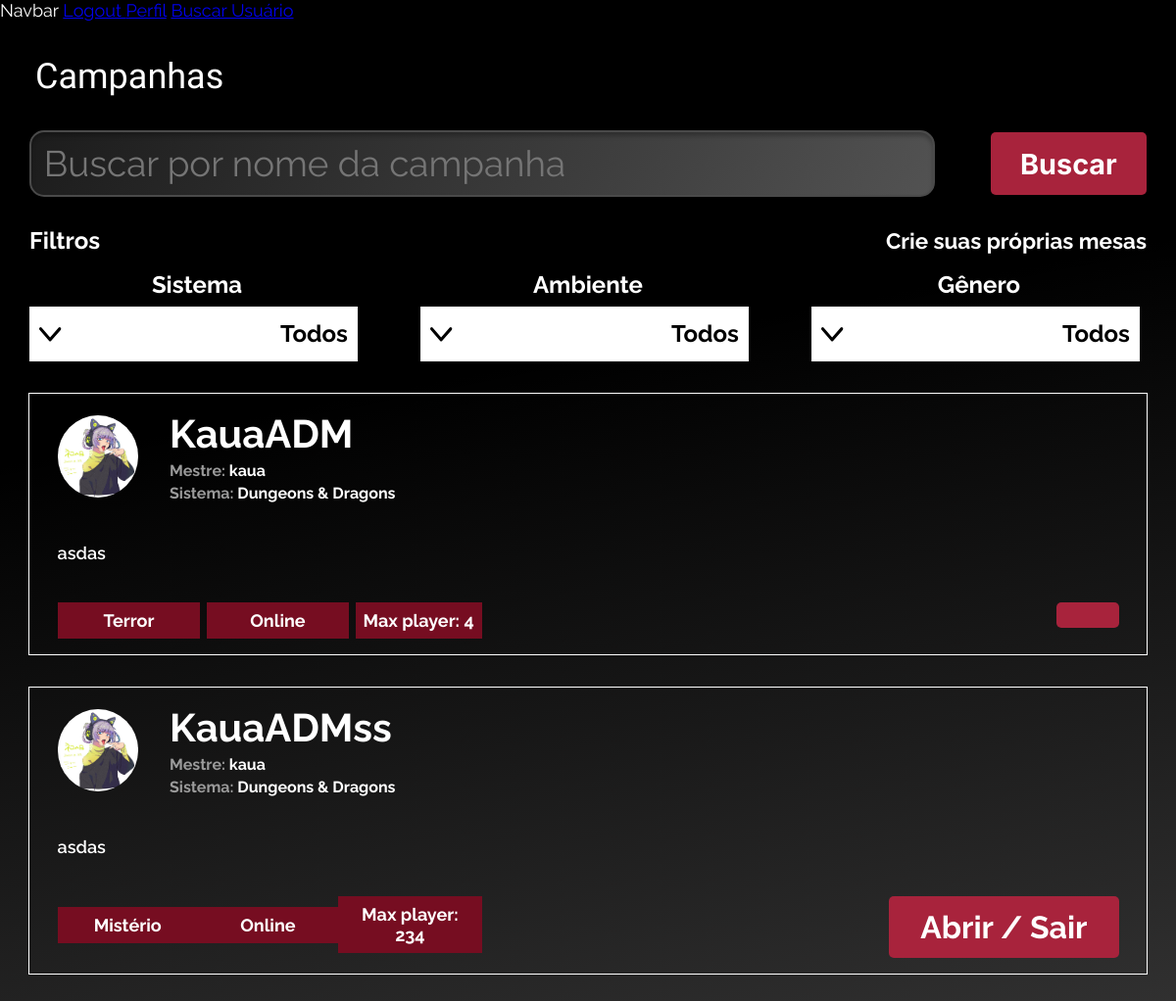
The app's page /buscarMesa/ (signed in), older data.
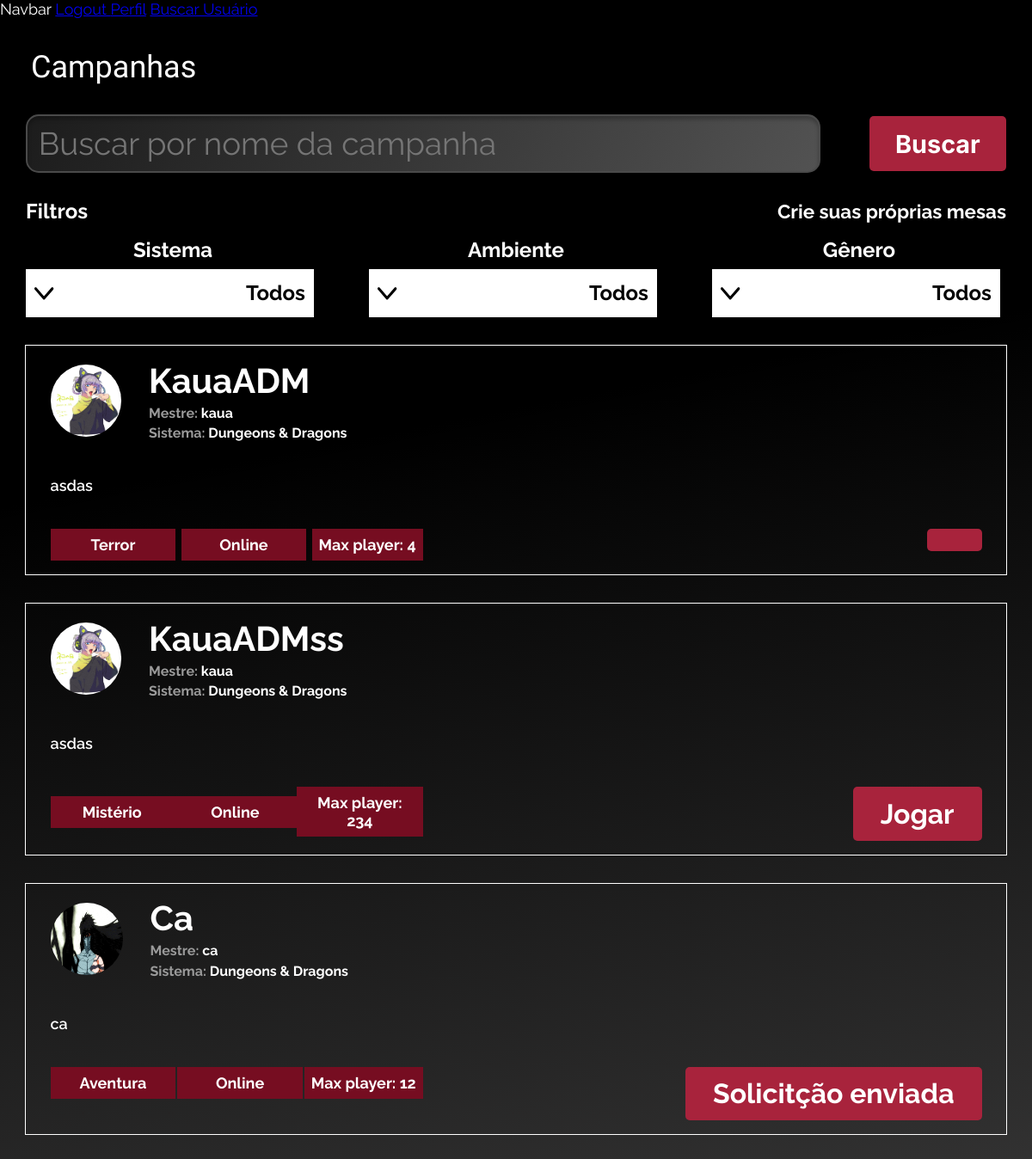
The same page, newer data.
### home/models.py (models this page shows, shortened)
class Campanha(models.Model):
    nomeMestre = models.ForeignKey(Perfil, on_delete=models.CASCADE)
    SISTEMAS_RPG_CHOICES = (
        ('Dungeons & Dragons', 'Dungeons & Dragons'),
        ('Ordem Paranormal', 'Ordem Paranormal'),
        ('Tormenta20', 'Tormenta20'),
        ('Call of Cthulu', 'Call of Cthulu'),
        ('Outro', 'Outro')
    )
    AMBIENTES_RPG_CHOICES = (
        ('Online', 'Online'),
        ('Presencial', 'Presencial')
    )
    GENERO_RPG_CHOICES = (
        ('Aventura', 'Aventura'),
        ('Fantasia', 'Fantasia'),
        ('Histórico', 'Histórico'),
        ('Mistério', 'Mistério'),
        ('Suspense', 'Suspense'),
        ('Terror', 'Terror'),
    )
    nomeCampanha = models.CharField(max_length=52, null=True)
    sistemaCampanha = models.CharField(max_length=100, choices=SISTEMAS_RPG_CHOICES, null=True)
    descricaoCampanha = models.TextField(max_length=256, null=True)
    fotoCampanha = models.ImageField(upload_to='images/FotoCampanha/', null=True)
    ambienteCampanha = models.CharField(max_length=100, choices=AMBIENTES_RPG_CHOICES, null=True)
    numeroJogadores = models.IntegerField(null=True)
    diasSessao = models.CharField(max_length=52, null=True)
    generoRPG = models.CharField(max_length=100, choices=GENERO_RPG_CHOICES, null=True)

class Perfil(models.Model):
    nomePerfil = models.ForeignKey(User, on_delete=models.CASCADE)
    slug = models.SlugField(User, unique=True)
    SESSION_CHOICES = (
        ('Online', 'Online'),
        ('Presencial', 'Presencial'),
    )
    PLAYER_TYPE_CHOICES = (
        ('Mestre', 'Mestre'),
        ('Jogador', 'Jogador'),
        ('Ambos', 'Ambos'),
    )
    RPG_SYSTEM_CHOICES = (
        ('Dungeons & Dragons', 'Dungeons & Dragons'),
        ('Tormenta20', 'Tormenta20'),
        ('Ordem Paranormal', 'Ordem Paranormal'),
        ('Call of Cthulhu', 'Call of Cthulhu'),
        ('Outros', 'Outros'),
    )
    fotoConta = models.ImageField(upload_to='images/profilePictures')
    tipo_sessao = models.CharField(max_length=20, choices=SESSION_CHOICES, null=True)
    tipo_player = models.CharField(max_length=20, choices=PLAYER_TYPE_CHOICES, null=True)
    descricao = models.TextField(max_length=256, null=True)
    sistema_rpg = models.CharField(max_length=20, choices=RPG_SYSTEM_CHOICES, null=True)
    idade = models.IntegerField(null=True)

### chat/models.py (models this page shows, shortened)
class Grupo(models.Model):
    from home.models import Campanha
    uuid = models.UUIDField(default=uuid4, editable=False)
    membros = models.ManyToManyField(User)
    criador = models.ForeignKey(User, on_delete=models.CASCADE, null=True, related_name='grupos_criados')
    publico = models.BooleanField(default=False)
    campanha = models.ForeignKey(Campanha, on_delete=models.CASCADE, related_name='chats', null=True)
    uuid_pers = models.CharField(max_length=10, default= None, blank=True, null=True)

### home/views.py (the view)
# urls.py: path('buscarMesa/', views.buscarmesa, name='buscarmesa'),
@login_required
def buscarmesa(request):
    perfil = Perfil.objects.get(nomePerfil=request.user)
    sistema_busca = request.GET.get('q')
    sistema_filtro = request.GET.get('sistema')
    ambiente_filtro = request.GET.get('ambiente')
    genero_filtro = request.GET.get('genero')
    campanhas = Campanha.objects.all()
    if sistema_busca:
        campanhas = campanhas.filter(Q(nomeCampanha__icontains=sistema_busca))
    if sistema_filtro:
        campanhas = campanhas.filter(Q(sistemaCampanha__icontains=sistema_filtro))
    if ambiente_filtro:
        campanhas = campanhas.filter(Q(ambienteCampanha__icontains=ambiente_filtro))
    if genero_filtro:
        campanhas = campanhas.filter(Q(generoRPG__icontains=genero_filtro))
    campanhas_e_grupos = {}
    for campanha in campanhas:
        grupos = campanha.chats.all()
        for grupo in grupos:
            envioSolicitacao = '1' if bool(SolicitacaoEntrada.objects.filter(de_usuario = request.user.id, para_campanha = campanha.id, status='Pendente')) else '0'
            grupo.envioSolicitacao = envioSolicitacao
        campanhas_e_grupos[campanha] = grupos
    return render(request, 'principal/muralLogado.html', {'campanhas_e_grupos': campanhas_e_grupos, 'perfil': perfil})

### home/templates/principal/muralLogado.html (shortened to what this page needs)
{% extends "principal/base.html" %}
{% load static %}
{% block head%}
    <link rel="stylesheet" href="{% static "css/global-ia.css" %}" />
    <link rel="stylesheet" href="{% static "css/campanhas_mural.css" %}" />
    <link rel="stylesheet" href="{% static "css/responsivity.css" %}">
{% endblock %}
{% block conteudo %}
    <h1>Campanhas</h1>
    <form style="all: unset;" method="GET" class="search-form">
        <div class="searchbar">
        <div class="search-head flex">
            <input type="text" name="q" placeholder="Buscar por nome da campanha">
            <button type="submit">
            <p>Buscar</p>
            </button>
        </div>
        <div class="filters">
            <div style="justify-content: space-between;" class='flex'>
                <h4>Filtros</h4>
                {% if perfil.tipo_player == "Ambos" or perfil.tipo_player == "Mestre" %}
                <a style="all: unset; cursor: pointer; text-decoration: none; color: white; font-weight: bold; font-size: 1.4rem;" href="{% url 'criarCampanhas' %}">Crie suas próprias mesas</a>
                {% endif %}
            </div>
            <div class="filter-box flex">
            <div class="filter">
                <h3>Sistema</h3>
                <select name="sistema" id="sistema">
                    <option value="">Todos</option>
                </select>
            </div>
            <div class="filter">
                <h3>Ambiente</h3>
                <select name="ambiente" id="ambiente">
                    <option value="">Todos</option>
                </select>
            </div>
            <div class="filter">
                <h3>Gênero</h3>
                <select name="genero" id="genero">
                    <option value="">Todos</option>
                </select>
            </div>
            </div>
        </div>
        </div>
    </form>
    <div class="quests">
        {% for campanha, grupos in campanhas_e_grupos.items %}
            <div class="quest">
                <div class="quest-header flex">
                <img src="{{ campanha.fotoCampanha.url }}" alt="">
                <div class="quest-info">
                    <h3><a href="{% url 'detalhes_campanha' campanha.id %}">{{ campanha.nomeCampanha }}</a></h3>
                    <h4>Mestre: <a href="{% url 'exibir_perfil' perfil_slug=campanha.nomeMestre.slug %}">{{ campanha.nomeMestre.nomePerfil.username }}</a></h4>
                    <h4>Sistema: <strong>{{ campanha.sistemaCampanha }}</strong></h4>
                </div>
                </div>
                <p id="text">{{ campanha.descricaoCampanha }}</p>
                <div class="quest-footer flex">
                <div class="stats-tags flex">
                    <div class="gender">
                    <p>{{ campanha.generoRPG }}</p>
                    </div>
                    <div class="envy">
                    <p>{{ campanha.ambienteCampanha }}</p>
                    </div>
                    <div class="qnt">
                    <p>Max player: {{ campanha.numeroJogadores }}</p>
                    </div>
                </div>
                <div class="play">
                    {% for grupo in grupos %}
                    <div id="{{ grupo.uuid }}">
                        {% if request.user in grupo.membros.all %}
                            <a href="{% url 'Abrir_chat_pub' uuid=grupo.uuid %}">Abrir</a>
                            {% if user != grupo.criador %}
                            /
                            <a href="{% url 'Sair_grupo' uuid=grupo.uuid %}">Sair</a>
                            {% endif %}
                            {% else %}
                            {% if grupo.envioSolicitacao == '0' %}
                                <a href="{% url 'enviar_solicitacao' campanha_id=campanha.id %}">Jogar</a>
                            {% else %}
                            <p>Solicitção enviada</p>
                            {% endif %}
                            {% endif %}
                    </div>
                {% endfor %}
                </div>
                </div>
            </div>
        {% endfor %}
    </div>
{% endblock %}

### home/templates/principal/base.html (shortened to what this page needs)
{% load static %}
<!DOCTYPE html>
<html lang="pt-br">
<head>
    {% block head %}
    {% endblock %}
</head>
<body>
    {% if user.is_authenticated %}
    <nav>Navbar <a href="{% url 'account_logout' %}">Logout </a> <a href="{%url 'usuario' %}" style=>Perfil</a> <a href="{% url 'search_user' %}">Buscar Usuário</a></nav>
    {% else %}
    <nav>Navbar <a href="{% url 'account_signup' %}">Cadastre-se </a><a href="{% url 'account_login' %}">Login</a></nav>
    {% endif %}
    {% block conteudo %}
    {% endblock conteudo %}
</body>
</html>

### static/css/global-ia.css (style rules this page uses)
* { margin: 0; }
.flex { display: flex; align-items: center; justify-content: center; }
body { margin: 0; overflow-x: hidden; }
button { all: initial; }
:root { --body: Raleway; --header-12: "a Absolute Empire"; --font-merriweather: Merriweather; --font-inter: Inter; --font-size-8xl: clamp(14px, 2.3vw, 27px); --font-size-21xl: clamp(20px, 3.4vw, 40px); --header-12-size: clamp(18px, 2.5vw, 32px); --font-size-lg: clamp(14px, 1.5vw, 18px); --font-size-lgi: clamp(14px, 2vw, 32px); --font-size-3xs: clamp(10px, 2vw, 24px); --font-size-smi: clamp(13px, 1.5vw, 18px); --font-size-5xs: clamp(8px, 1.8vw, 18px); --title-size: 96px; --font-size-mid: 17px; --font-size-5xl: clamp(12px, 2.3vw, 24px); --font-size-65xl: clamp(40px, 8vw, 84px); --font-size-45xl: clamp(24px, 6vw, 64px); --font-size-sm: clamp(14px, 1.2vw, 18px); --body-size: clamp(14px, 2vw, 32px); --font-size-17xl: clamp(12px, 2.5vw ,36px); --title-size: clamp(64px, 3vw, 96px); --title-13-size: clamp(25px, 3vw, 36px); --font-size-9xl: clamp(24px, 5.4vw, 56px); --subtitle-22-size: clamp(17px,1.7vw, 32px); --font-size-xl: clamp(16px, 2.5vw, 32px); --font-size-4xl: clamp(17px,2vw,23px); --font-size-29xl: clamp(15px, 2.5vw ,36px); --br-xl: 20px; --br-8xs: 5px; --br-3xs: 10px; --br-31xl: 50px; --br-mini: 15px; --br-194xl: 213px; --color-black: #000; --color-white: #fff; --color-darkred: #8c0000; --color-limegreen-100: #00de3f; --dragonblood: #df0101; --mudbase: #a8233c; --darkred: #760d21; --lightredwine: #cc667c; }

### static/css/campanhas_mural.css (style rules this page uses)
body { position: relative; width: 100%; text-align: justify; font-size: var(--font-size-smi); color: var(--color-white); font-family: var(--body); background: linear-gradient(169deg, #000 35.32%, rgba(53, 51, 51, 0.50) 218.41%); min-height: 100vh; }
h1 { font-family: var(--header-12); font-weight: normal; margin: 3% 2% 3% 3%; }
.searchbar { display: flex; flex-direction: column; align-items: center; gap: 2rem; }
.search-head { height: 4rem; width: 95%; gap: 5%; justify-content: space-between; }
.search-head input { all: unset; border-radius: 15px; border: 2px solid #4A4A4A; background: linear-gradient(120deg, #080808 -37.01%, rgba(53, 53, 53, 0.00) 165.9%), #767676; box-shadow: 0px 4px 4px 0px rgba(0, 0, 0, 0.25) inset; width: 80%; height: 100%; font-size: 2.3rem; padding-left: .8rem; }
.search-head button { all: unset; font-family: var(--font-inter); border-radius: 5px; background: var(--MudBase, #A8233C); width: 10rem; text-align: center; height: 100%; font-size: 1.8rem; cursor: pointer; font-weight: bold; }
.filters { display: flex; flex-direction: column; gap: 1rem; width: 95%; }
.filters h4 { font-size: 1.5rem; }
.filter { width: 30%; display: flex; flex-direction: column; gap: .5rem; }
.filter h3 { font-size: 1.5rem; }
.filter-box { justify-content: space-between; text-align: center; }
.quests { display: flex; flex-direction: column; align-items: center; margin-top: 2rem; gap: 2rem; padding-bottom: 10%; }
.quest { gap: 2vw; width: 95%; border: 1px solid #FFF; display: flex; flex-direction: column; align-items: center; }
.quest img { border-radius: 100%; }
.quest a { text-decoration: none; color: white; }
.quest #text { margin-bottom: 1rem; font-size: clamp(14px, 1.8vw, 18px); width: 95%; font-weight: 600; }
.quest-header { justify-content: start; height: 8rem; gap: 2rem; width: 95%; }
.quest-header img { width: clamp(80px, 7vw, 100px); height: clamp(80px, 7vw, 100px); }
.quest-info { width: 100% ; display: flex; flex-direction: column; justify-content: start; gap: 0.3rem; }
.quest-info h3 { font-size: clamp(20px, 3.4vw, 40px); }
.quest-info h4 { font-size: clamp(.9rem, 2vw, 1rem); color: #9A9A9A; }
.quest-footer { justify-content: space-between; align-items: start; width: 95%; margin-bottom: 1rem; }
.stats-tags { width: 40%; justify-content: space-between; }
.stats-tags div { background: var(--DarkRed, #760D21); padding: .5rem; font-weight: bold; text-align: center; }
.stats-tags div:nth-of-type(1), .stats-tags div:nth-of-type(2) { width: 30%; }
.play { border-radius: 5px; background: var(--MudBase, #A8233C); font-weight: bold; padding: .8rem 2rem; font-size: 2rem; }
strong { color: white; }

Row changes from the older to the newer data that the page shows:
computed for Grupo (number 1 of 2 on the later page): text "Abrir / Sair" → "Jogar"
added Campanha: fotoCampanha (picture), nomeCampanha "Ca", nomeMestre.nomePerfil.username "ca", sistemaCampanha "Dungeons & Dragons", descricaoCampanha "ca", generoRPG "Aventura", ambienteCampanha "Online", numeroJogadores "12"
added Grupo: shows "Solicitção enviada", shown under "Ca"
